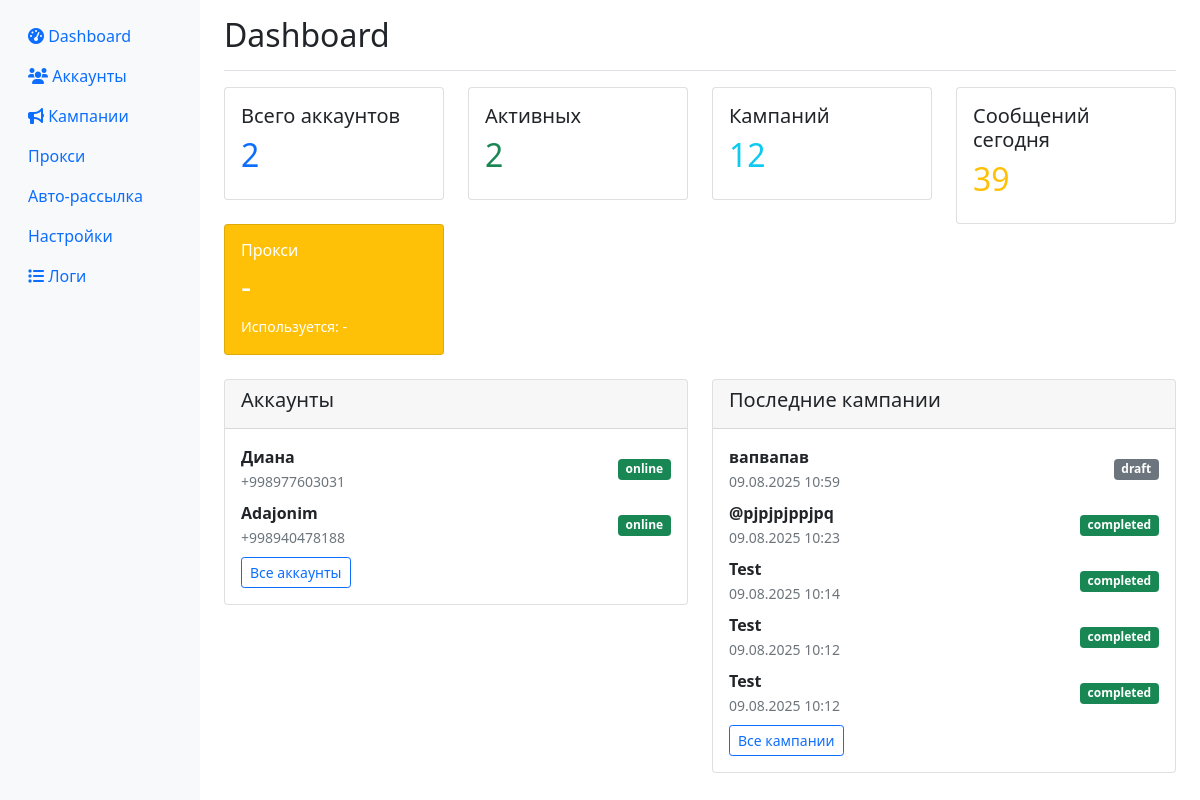
Before: / with the older database file.
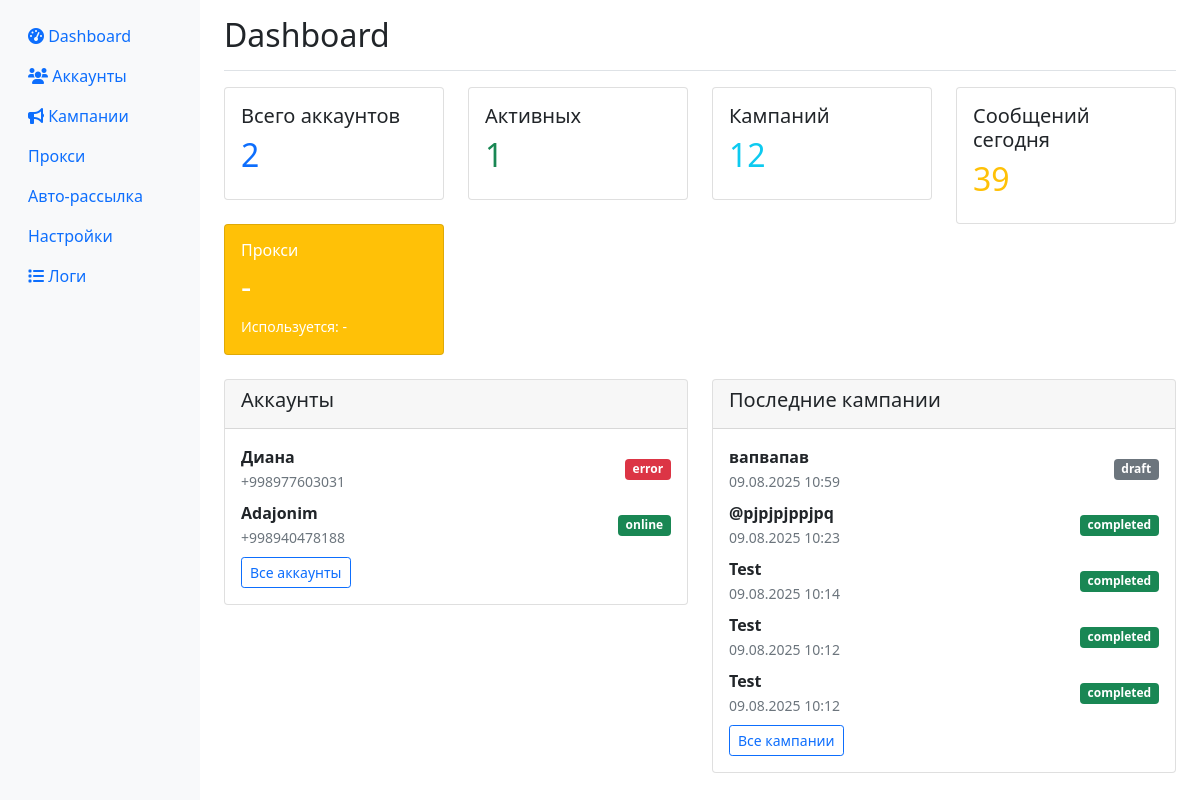
After: the same page with the newer database file.
### app/database.py (models this page shows)
class Account(Base):
    __tablename__ = "accounts"
    id = Column(Integer, primary_key=True, index=True)
    phone = Column(String, unique=True, index=True)
    name = Column(String)
    status = Column(String, default="offline")  # online, offline, blocked, error
    session_data = Column(Text)  # зашифрованная сессия
    proxy = Column(String, nullable=True)
    created_at = Column(DateTime, default=datetime.utcnow)
    last_activity = Column(DateTime, default=datetime.utcnow)
    messages_sent_today = Column(Integer, default=0)
    messages_sent_hour = Column(Integer, default=0)
    last_message_time = Column(DateTime, nullable=True)
    is_active = Column(Boolean, default=True)

### app/web.py (the view)
@app.get("/", response_class=HTMLResponse)
async def dashboard(request: Request, db: Session = Depends(get_db)):
    accounts = db.query(Account).all()
    campaigns = db.query(Campaign).order_by(Campaign.created_at.desc()).limit(10).all()
    total_accounts = len(accounts)
    active_accounts = len([a for a in accounts if a.is_active and a.status == "online"])
    total_campaigns = db.query(Campaign).count()
    messages_sent_today = db.query(SendLog).filter(
        SendLog.sent_at >= datetime.utcnow().date()
    ).count()
    return templates.TemplateResponse("dashboard.html", {
        "request": request,
        "accounts": accounts,
        "campaigns": campaigns,
        "stats": {
            "total_accounts": total_accounts,
            "active_accounts": active_accounts,
            "total_campaigns": total_campaigns,
            "messages_sent_today": messages_sent_today
        }
    })

### templates/dashboard.html (shortened to what this page needs)
{% extends "base.html" %}
{% block content %}
<div class="d-flex justify-content-between flex-wrap flex-md-nowrap align-items-center pt-3 pb-2 mb-3 border-bottom">
    <h1 class="h2">Dashboard</h1>
</div>
<div class="row mb-4">
    <div class="col-md-3">
        <div class="card">
            <div class="card-body">
                <h5 class="card-title">Всего аккаунтов</h5>
                <h2 class="text-primary">{{ stats.total_accounts }}</h2>
            </div>
        </div>
    </div>
    <div class="col-md-3">
        <div class="card">
            <div class="card-body">
                <h5 class="card-title">Активных</h5>
                <h2 class="text-success">{{ stats.active_accounts }}</h2>
            </div>
        </div>
    </div>
    <div class="col-md-3">
        <div class="card">
            <div class="card-body">
                <h5 class="card-title">Кампаний</h5>
                <h2 class="text-info">{{ stats.total_campaigns }}</h2>
            </div>
        </div>
    </div>
    <div class="col-md-3">
        <div class="card">
            <div class="card-body">
                <h5 class="card-title">Сообщений сегодня</h5>
                <h2 class="text-warning">{{ stats.messages_sent_today }}</h2>
            </div>
        </div>
    </div>
    <div class="col-md-3">
        <div class="card bg-warning text-white">
            <div class="card-body">
                <div class="d-flex justify-content-between">
                    <div>
                        <h6 class="card-title">Прокси</h6>
                        <h2 id="proxies-count">-</h2>
                        <small id="proxies-used">Используется: -</small>
                    </div>
                </div>
            </div>
        </div>
    </div>
</div>
<div class="row mb-4">
    <div class="col-md-6">
        <div class="card">
            <div class="card-header">
                <h5>Аккаунты</h5>
            </div>
            <div class="card-body">
                {% for account in accounts[:5] %}
                <div class="d-flex justify-content-between align-items-center mb-2">
                    <div>
                        <strong>{{ account.name or account.phone }}</strong><br>
                        <small class="text-muted">{{ account.phone }}</small>
                    </div>
                    <span class="badge bg-{% if account.status == 'online' %}success{% elif account.status == 'offline' %}secondary{% elif account.status == 'error' %}danger{% else %}warning{% endif %}">
                        {{ account.status }}
                    </span>
                </div>
                {% endfor %}
                <a href="/accounts" class="btn btn-sm btn-outline-primary">Все аккаунты</a>
            </div>
        </div>
    </div>
    <div class="col-md-6">
        <div class="card">
            <div class="card-header">
                <h5>Последние кампании</h5>
            </div>
            <div class="card-body">
                {% for campaign in campaigns[:5] %}
                <div class="d-flex justify-content-between align-items-center mb-2">
                    <div>
                        <strong>{{ campaign.name }}</strong><br>
                        <small class="text-muted">{{ campaign.created_at.strftime('%d.%m.%Y %H:%M') }}</small>
                    </div>
                    <span class="badge bg-{% if campaign.status == 'running' %}primary{% elif campaign.status == 'completed' %}success{% elif campaign.status == 'paused' %}warning{% else %}secondary{% endif %}">
                        {{ campaign.status }}
                    </span>
                </div>
                {% endfor %}
                <a href="/campaigns" class="btn btn-sm btn-outline-primary">Все кампании</a>
            </div>
        </div>
    </div>
</div>
{% endblock %}

Changed rows visible on the page:
changed Account "Диана": status "online" → "error"
Other visible differences:
{{ stats.active_accounts }}: "2" → "1"
